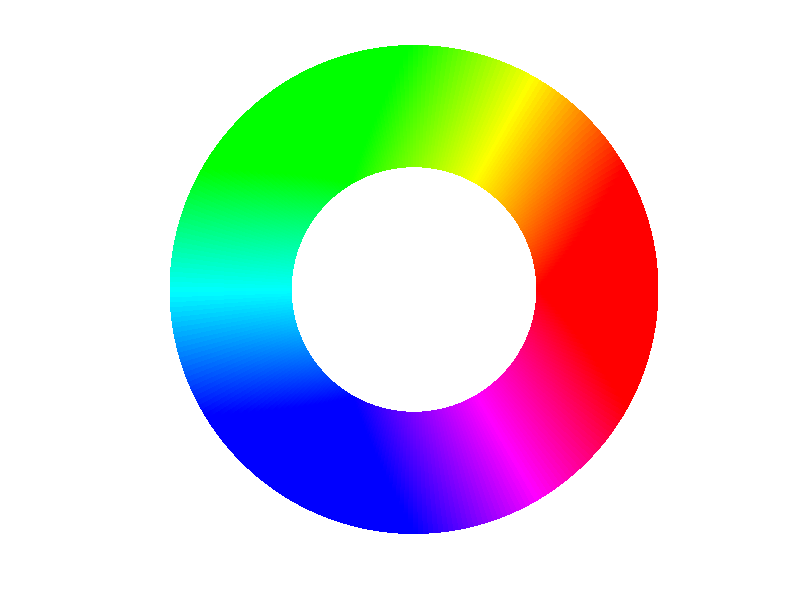

Write MATLAB code to recreate this figure.
clear all

tList=linspace(0,2.*pi,300);
rList=linspace(1,2,100);
[theta,R]=meshgrid(tList,rList);

% 角度及半径转换为坐标
X=cos(theta).*R;
Y=sin(theta).*R;
Z=zeros(size(X));

% 构造hsv网格并转换为rgb网格
hsvMesh=cat(3,theta./2./pi,R,ones(size(R)));
rgbMesh=hsv2rgb(hsvMesh);

% surf绘图
surf(X,Y,Z,'EdgeColor','none','CData',rgbMesh)
axis equal;
axis off;
view(0,90);
